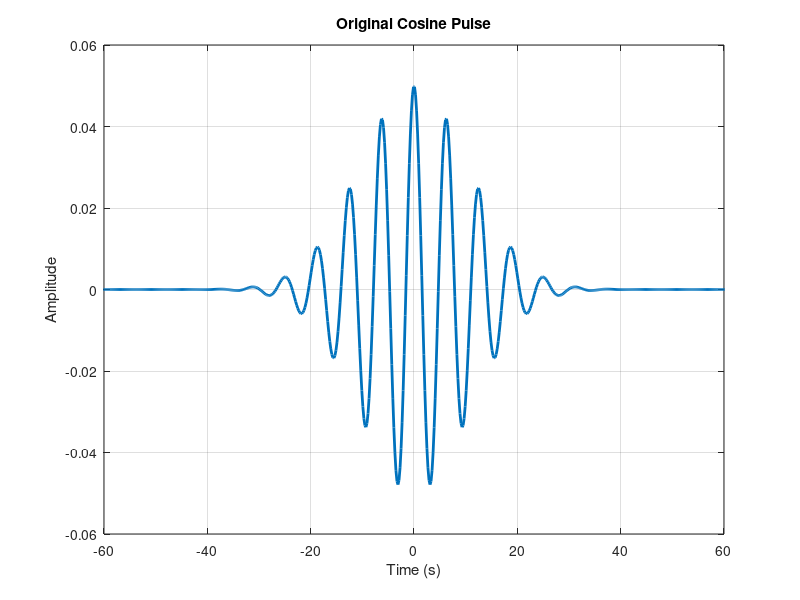

MATLAB code for this plot: (Note: this script raises an error after producing the figure.)
% Fourier Transformation of a Cosine Pulse
% This script performs the Fourier transformation of a cosine pulse using
% both MATLAB's built-in FFT function and numerical integration of Fourier
% transformation's mathematical equation. Its goal is to provide insights 
% into the Fourier transformation of analytical expressions and to compare 
% the efficiency and accuracy of different methods.

% Clear the workspace and close all figures
clear;
close all;

% ===== Define Parameters =====

% Define the time vector
t = linspace(-1000, 1000, 10000);  % Time vector spanning from -1000 to 1000 with 10000 points

% Define the parameters of the cosine pulse
Fo = 0.05;   % Amplitude of the Pulse
tau = 15;    % Duration of the Pulse
omega = 1;   % Frequency of the Pulse

% Define the cosine pulse
Fx = @(t) Fo .* exp(-((t ./ tau) .^ 2)) .* cos(omega .* t);  % Analytical expression for a cosine pulse

% Numerical values of the pulse
X = Fx(t);

% ===== Plotting the Original Cosine Pulse =====

figure(1)
plot(t, X, 'LineWidth', 2)
title('Original Cosine Pulse')
xlabel('Time (s)')
ylabel('Amplitude')
xlim([-60, 60]);
grid on
ax = gca;
ax.FontSize = 15;
ax.FontWeight = 'bold';
ax.LineWidth = 2;

% ===== Fourier Transformation using MATLAB's built-in FFT function =====

L = length(t);
Y = fft(X);                      % Fast Fourier Transform of the cosine pulse
P2 = abs((Y) ./ L);
P1 = P2(1:L/2 + 1);
P1(2:end - 1) = 2 * P1(2:end - 1);  % Choosing only positive half of frequencies
F_w = (abs(P1));

% Frequency vector for the FFT results
Fs = length(t) / (t(end) - t(1));
f = 2 * pi * Fs * (0:(L / 2)) / L;

% Plot the Frequency spectrum obtained using FFT
figure(2)
plot(f, ((F_w) .* (t(end) - t(1))), 'LineWidth', 2)
title('FFT Function')
xlim([0 10])  % Limit x-axis to display 0 Hz to 10 Hz for clarity
xlabel('\omega / \omega_{fx}')
ylabel('|F_x (w)|^2 ')
ax = gca;
ax.FontSize = 15;
ax.FontWeight = 'bold';
ax.LineWidth = 2;

% ===== Fourier Transformation using Numerical Integration =====

% Integration limits for numerical integration units
W = linspace(-5, 5, 1000);

% Loop over all possible frequencies
for i = 1:length(W)
    w = W(i);
    FX = furier(Fo, tau, omega, w);
    F_x(i) = real(FX);
end

% Plot the power spectrum obtained using numerical integration
figure(3)
plot(W, F_x, 'LineWidth', 2)
title('Integration')
xlabel('Frequency (f)')
ylabel('|f|')
ax = gca;
ax.FontSize = 15;
ax.FontWeight = 'bold';
ax.LineWidth = 2;

function FX = furier(F_o, tau, omega, w)
% This function calculates the output of numerical integration for each 
% input of frequency in the exponential of Fourier transformation.

    fx = @(t) F_o .* exp(-((t ./ tau) .^ 2)) .* cos(omega .* t) .* exp(1i .* w .* t);
    % Integration performed over a specified range which ideally should be from -Inf to +Inf.
    FX = integral(fx, -60, 60);
end
